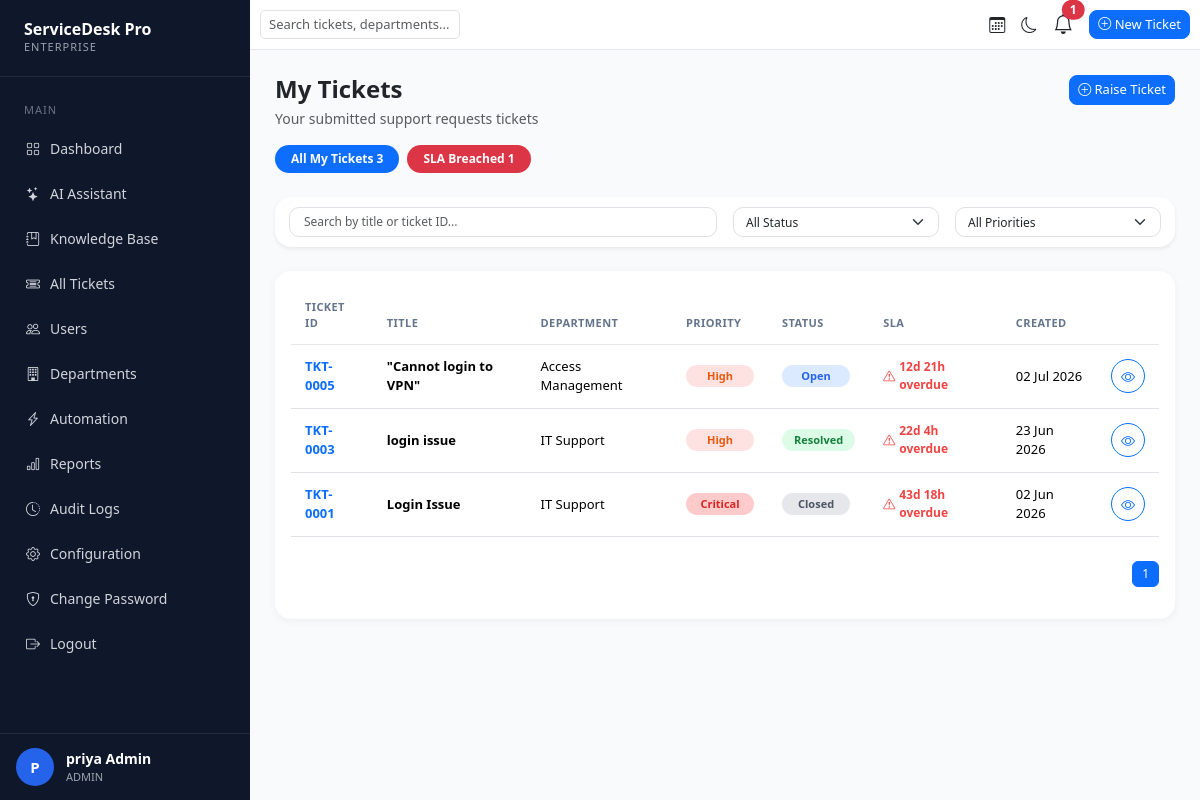
Before: /tickets/my-tickets/ (signed in) with the older database file.
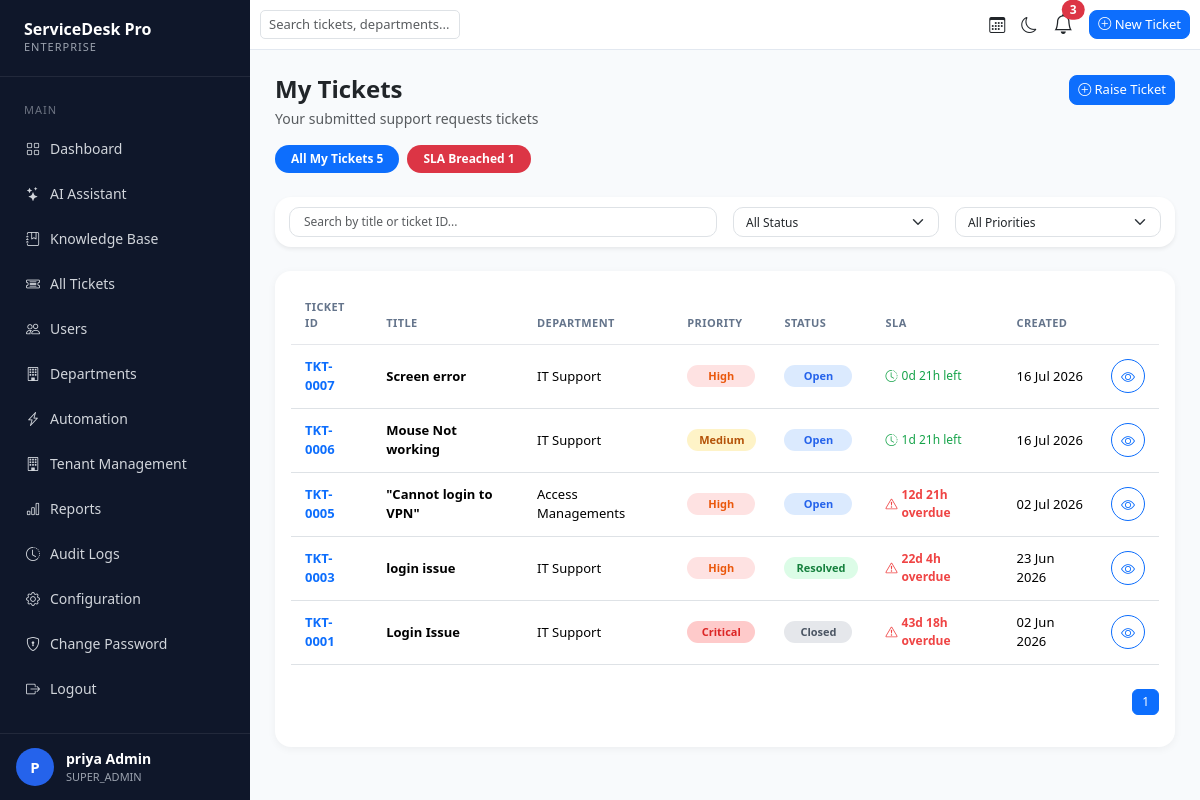
After: the same page with the newer database file.
### accounts/models.py (models this page shows, shortened)
class User(AbstractUser):
    ROLE_CHOICES = (
        ('SUPER_ADMIN', 'Super Admin'),
        ('ADMIN', 'Admin'),
        ('AGENT', 'Agent'),
        ('EMPLOYEE', 'Employee'),
    )
    email = models.EmailField(unique=True)
    role = models.CharField(
        max_length=20,
        choices=ROLE_CHOICES,
        default='EMPLOYEE'
    )
    phone = models.CharField(
        max_length=15,
        blank=True,
        null=True
    )
    profile_image = models.ImageField(
        upload_to='profile_images/',
        blank=True,
        null=True
    )
    department = models.ForeignKey(
        'departments.Department',
        on_delete=models.SET_NULL,
        blank=True,
        null=True
    )
    tenant = models.ForeignKey(
        'tenants.Tenant',
        on_delete=models.SET_NULL,
        blank=True,
        null=True,
        related_name='users'
    )
    is_locked = models.BooleanField(
        default=False
    )
    USERNAME_FIELD = 'email'
    REQUIRED_FIELDS = ['username']

### tickets/models.py (models this page shows, shortened)
class Ticket(models.Model):
    CATEGORY_CHOICES = [
        ("Hardware Issue", "Hardware Issue"),
        ("Software Issue", "Software Issue"),
        ("Network Issue", "Network Issue"),
        ("Email / Outlook", "Email / Outlook"),
        ("New Employee Onboarding", "New Employee Onboarding"),
        ("Leave Policy", "Leave Policy"),
        ("Payroll Inquiry", "Payroll Inquiry"),
        ("Office Supplies", "Office Supplies"),
        ("Facility Request", "Facility Request"),
        ("Invoice Processing", "Invoice Processing"),
        ("Budget Approval", "Budget Approval"),
        ("Laptop Request", "Laptop Request"),
        ("Software License", "Software License"),
        ("Account Creation", "Account Creation"),
        ("Permission Request", "Permission Request"),
        ("VPN Access", "VPN Access"),
        ("General Inquiry", "General Inquiry"),
    ]
    AFFECTED_SYSTEM_CHOICES = [
        ("Laptop", "Laptop"),
        ("Desktop", "Desktop"),
        ("Printer", "Printer"),
        ("Windows", "Windows"),
        ("Office 365", "Office 365"),
        ("Outlook", "Outlook"),
        ("Email", "Email"),
        ("Network", "Network"),
        ("VPN", "VPN"),
        ("Authentication", "Authentication"),
        ("Active Directory", "Active Directory"),
        ("HRMS", "HRMS"),
        ("Payroll", "Payroll"),
        ("Hardware", "Hardware"),
        ("Software", "Software"),
        ("Database", "Database"),
        ("Website", "Website"),
        ("Other", "Other"),
    ]
    PRIORITY_CHOICES = [
        ('Low', 'Low'),
        ('Medium', 'Medium'),
        ('High', 'High'),
        ('Critical', 'Critical'),
    ]
    STATUS_CHOICES = [
        ('Open', 'Open'),
        ('Assigned', 'Assigned'),
        ('In Progress', 'In Progress'),
        ('Pending User', 'Pending User'),
        ('Escalated', 'Escalated'),
        ('Resolved', 'Resolved'),
        ('Closed', 'Closed'),
        ('Reopened', 'Reopened'),
    ]
    ticket_number = models.CharField(
        max_length=20,
        unique=True
    )
    title = models.CharField(
        max_length=255
    )
    description = models.TextField()
    department = models.ForeignKey(
        Department,
        on_delete=models.CASCADE
    )
    priority = models.CharField(
        max_length=20,
        choices=PRIORITY_CHOICES,
        default='Low'
    )
    status = models.CharField(
        max_length=20,
        choices=STATUS_CHOICES,
        default='Open'
    )
    created_by = models.ForeignKey(
        settings.AUTH_USER_MODEL,
        on_delete=models.CASCADE,
        related_name='created_tickets'
    )
    assigned_to = models.ForeignKey(
        settings.AUTH_USER_MODEL,
        on_delete=models.SET_NULL,
        null=True,
        blank=True,
        related_name='assigned_tickets'
    )
    created_at = models.DateTimeField(
        auto_now_add=True
    )
    updated_at = models.DateTimeField(
        auto_now=True
    )
    category = models.CharField(
        max_length=100,
        choices=CATEGORY_CHOICES,
        default="General Inquiry"
    )
    affected_system = models.CharField(
        max_length=100,
        choices=AFFECTED_SYSTEM_CHOICES,
        default="Other"
    )
    tags = models.CharField(
        max_length=255,
        blank=True,
        default=""
    )
    @property
    def sla_deadline(self):
        if self.priority == "Critical":
            hours = 8
        elif self.priority == "High":
            hours = 24
        elif self.priority == "Medium":
            hours = 48
        else:
            hours = 72
        return self.created_at + timedelta(hours=hours)
    @property
    def sla_status(self):
        diff = self.sla_deadline - timezone.now()
        if diff.total_seconds() < 0:
            overdue = abs(diff)
            days = overdue.days
            hours = overdue.seconds // 3600
            return {
                "text": f"{days}d {hours}h overdue",
                "class": "danger"
            }
        else:
            days = diff.days
            hours = diff.seconds // 3600
            return {
                "text": f"{days}d {hours}h left",
                "class": "success"
            }

### departments/models.py (models this page shows, shortened)
class Department(models.Model):
    name = models.CharField(max_length=100)
    description = models.TextField(blank=True)
    is_active = models.BooleanField(default=True)
    tenant = models.ForeignKey(
        'tenants.Tenant',
        on_delete=models.SET_NULL,
        blank=True,
        null=True,
        related_name='departments'
    )
    sla_critical = models.PositiveIntegerField(default=2)
    sla_high = models.PositiveIntegerField(default=8)
    sla_medium = models.PositiveIntegerField(default=24)
    sla_low = models.PositiveIntegerField(default=72)
    created_at = models.DateTimeField(auto_now_add=True)

### tickets/views.py (the view)
# urls.py: path('my-tickets/', my_tickets, name='my_tickets'),
@login_required
def my_tickets(request):
    tickets = Ticket.objects.filter(
        created_by=request.user
    ).order_by("-created_at")
    search = request.GET.get("search")
    if search:
        tickets = tickets.filter(
            Q(ticket_number__icontains=search) |
            Q(title__icontains=search) |
            Q(description__icontains=search)
        )
    status = request.GET.get("status")
    if status:
        tickets = tickets.filter(status=status)
    priority = request.GET.get("priority")
    if priority:
        tickets = tickets.filter(priority=priority)
    paginator = Paginator(tickets, 10)
    page = request.GET.get("page")
    tickets = paginator.get_page(page)
    total_tickets = Ticket.objects.filter(
        created_by=request.user
    ).count()
    user_tickets = Ticket.objects.filter(
        created_by=request.user
    )
    sla_breached = sum(
        1 for ticket in user_tickets
        if timezone.now() > ticket.sla_deadline
        and ticket.status not in ["Resolved", "Closed"]
    )
    context = {
        "tickets": tickets,
        "search": search,
        "selected_status": status,
        "selected_priority": priority,
        "status_choices": Ticket.STATUS_CHOICES,
        "priority_choices": Ticket.PRIORITY_CHOICES,
        "total_tickets": total_tickets,
        "sla_breached": sla_breached,
    }
    return render(
        request, "tickets/my_tickets.html", context,
    )

### tickets/context_processors.py (called while the page is built)
def notification_context(request):
    if request.user.is_authenticated:
        notifications = Notification.objects.filter(
            user=request.user
        )[:5]
        unread_count = Notification.objects.filter(
            user=request.user,
            is_read=False
        ).count()
        return {
            "notifications": notifications,
            "unread_notifications": unread_count
        }
    return {}

### templates/tickets/my_tickets.html (shortened to what the changed rows need)
{% extends 'base.html' %}
{% block content %}
<div class="d-flex justify-content-between align-items-start mb-4">
    <div>
        <h2 class="fw-bold mb-1">
            My Tickets
        </h2>
        <div class="d-flex gap-2">
            <span class="badge rounded-pill bg-primary px-3 py-2">
                 All My Tickets {{ total_tickets }}
            </span>
            <span class="badge rounded-pill bg-danger px-3 py-2">
                 SLA Breached {{ sla_breached }}
            </span>
        </div>
    </div>
</div>
<div class="card ticket-table-card">
    <div class="card-body">
        <table class="table ticket-table">
            <thead>
                <tr>
                    <th>Ticket ID</th>
                    <th>Title</th>
                    <th>Department</th>
                    <th>Priority</th>
                    <th>Status</th>
                    <th>SLA</th>
                    <th>Created</th>
                    <th></th>
                </tr>
            </thead>
            <tbody>
                {% for ticket in tickets %}
                <tr>
                    <td>
                        <a href="{% url 'ticket_detail' ticket.id %}"
                           class="fw-semibold text-decoration-none">
                            {{ ticket.ticket_number }}
                        </a>
                    </td>
                    <td>
                        <div class="fw-semibold">
                            {{ ticket.title }}
                        </div>
                    </td>
                    <td>
                        {{ ticket.department.name }}
                    </td>
                    <td>
                        {% if ticket.priority == "Critical" %}
                        <span class="badge-priority priority-critical">
                            Critical
                        </span>
                        {% elif ticket.priority == "High" %}
                        <span class="badge-priority priority-high">
                            High
                        </span>
                        {% elif ticket.priority == "Medium" %}
                        <span class="badge-priority priority-medium">
                            Medium
                        </span>
                        {% else %}
                        <span class="badge-priority priority-low">
                            Low
                        </span>
                        {% endif %}
                    </td>
                    <td>
                        {% if ticket.status == "Open" %}
                        <span class="badge-status status-open">
                            Open
                        </span>
                        {% elif ticket.status == "In Progress" %}
                        <span class="badge-status status-progress">
                            In Progress
                        </span>
                        {% elif ticket.status == "Resolved" %}
                        <span class="badge-status status-resolved">
                            Resolved
                        </span>
                        {% else %}
                        <span class="badge-status status-closed">
                            Closed
                        </span>
                        {% endif %}
                    </td>
                    <td>
                    {% if ticket.sla_status.class == "danger" %}
                    <span class="sla-overdue">
                        <i class="bi bi-exclamation-triangle"></i>
                        {{ ticket.sla_status.text }}
                    </span>
                    {% else %}
                    <span class="sla-normal">
                        <i class="bi bi-clock-history"></i>
                        {{ ticket.sla_status.text }}
                    </span>
                    {% endif %}
                    </td>
                    <td>
                        {{ ticket.created_at|date:"d M Y" }}
                    </td>
                    <td>
                        <a href="{% url 'ticket_detail' ticket.id %}"
                           class="btn btn-sm btn-outline-primary rounded-pill">
                            <i class="bi bi-eye"></i>
                        </a>
                    </td>
                </tr>
                {% endfor %}
            </tbody>
        </table>
    </div>
</div>
{% endblock %}

### templates/base.html (shortened to what this page needs)
<!DOCTYPE html>
<html lang="en">
<head>
    <link href="https://cdn.jsdelivr.net/npm/bootstrap@5.3.3/dist/css/bootstrap.min.css" rel="stylesheet">
    <link rel="stylesheet" href="https://cdn.jsdelivr.net/npm/bootstrap-icons@1.11.3/font/bootstrap-icons.min.css">
</head>
<body>
<div class="sidebar">
    <div class="logo">
        <h3>ServiceDesk Pro</h3>
        <p>ENTERPRISE</p>
    </div>
    <div class="menu">
        <div class="menu-title">Main</div>
        <a href="{% url 'dashboard' %}">
            <i class="bi bi-grid"></i> Dashboard
        </a>
        <a href="{% url 'ai_assistant' %}">
            <i class="bi bi-stars"></i> AI Assistant
        </a>
        <a href="{% url 'knowledge_base_list' %}">
            <i class="bi bi-journal-bookmark"></i> Knowledge Base
        </a>
        {% if request.user.role == 'ADMIN' or request.user.role == 'SUPER_ADMIN' %}
        <a href="{% url 'all_tickets' %}">
            <i class="bi bi-ticket-detailed"></i> All Tickets
        </a>
        <a href="{% url 'users_list' %}">
            <i class="bi bi-people"></i> Users
        </a>
        <a href="{% url 'department_list' %}">
            <i class="bi bi-building"></i> Departments
        </a>
        <a href="{% url 'automation_list' %}">
            <i class="bi bi-lightning-charge"></i> Automation
        </a>
        {% if request.user.role == 'SUPER_ADMIN' %}
        <a href="{% url 'tenant_list' %}">
            <i class="bi bi-building"></i> Tenant Management
        </a>
        {% endif %}
        <a href="{% url 'reports' %}">
            <i class="bi bi-bar-chart"></i> Reports
        </a>
        <a href="{% url 'audit_logs' %}">
            <i class="bi bi-clock-history"></i> Audit Logs
        </a>
        <a href="{% url 'config_home' %}">
            <i class="bi bi-gear"></i> Configuration
        </a>
        {% endif %}
        <a href="{% url 'change_password' %}">
            <i class="bi bi-shield-lock"></i> Change Password
        </a>
        <a href="{% url 'logout' %}">
            <i class="bi bi-box-arrow-right"></i> Logout
        </a>
    </div>
   <div class="sidebar-footer">
        <div class="avatar">
            {{ request.user.first_name|first|default:"U"|upper }}
        </div>
        <div class="user-box">
            <strong>
                {{ request.user.first_name }} {{ request.user.last_name }}
            </strong>
            <span>
                {{ request.user.role }}
            </span>
        </div>
    </div>
</div>
<div class="content">
    <div class="navbar-custom">
        <div class="d-flex justify-content-between align-items-center h-100 w-100">
            <div class="search-box">
                <input type="text" id="openSearch" class="form-control"
                       placeholder="Search tickets, departments..." readonly>
            </div>
            <div class="d-flex align-items-center">
                <i class="bi bi-calendar3 me-3"></i>
                <i id="themeToggle"
                   class="bi bi-moon me-3"
                   style="cursor:pointer;"></i>
                <div class="dropdown me-3">
                    <button class="btn p-0 border-0 bg-transparent position-relative" type="button"
                        data-bs-toggle="dropdown" aria-expanded="false">
                        <i class="bi bi-bell fs-5"></i>
                        {% if unread_notifications > 0 %}
                        <span class="position-absolute top-0 start-100 translate-middle badge rounded-pill bg-danger">
                            {{ unread_notifications }}
                        </span>
                        {% endif %}
                    </button>
                </div>
                <a href="{% url 'create_ticket' %}"
                   class="btn btn-primary new-ticket-btn">
                    <i class="bi bi-plus-circle"></i> New Ticket
                </a>
            </div>
        </div>
    </div>
    <div class="page-content">
        {% block content %}
        {% endblock %}
    </div>
</div>

Changed rows visible on the page:
changed User "priya Admin": role "ADMIN" → "SUPER_ADMIN" (drawn); user.role "ADMIN" → "SUPER_ADMIN"
added Ticket: ticket_number "TKT-0007", title "Screen error", department.name "IT Support", shows "High", status "Open", sla_status.text "0d 21h left", created_at "16 Jul 2026"
added Ticket: ticket_number "TKT-0006", title "Mouse Not working", department.name "IT Support", shows "Medium", status "Open", sla_status.text "1d 21h left", created_at "16 Jul 2026"
changed through a linked row, Ticket "TKT-0005": department.name "Access Management" → "Access Managements"
Other visible differences:
{{ unread_notifications }}: "1" → "3"
{{ total_tickets }}: "3" → "5"
text now shown: "Tenant Management"
